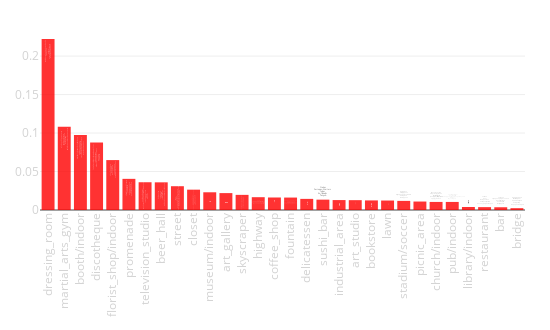

Here is the notebook cell this chart was saved with:
### Code cell
tags_rate(city_data)

### Figure 1 — Plotly figure (JSON) as saved in the notebook; plotly's stock layout.template omitted (floating-point values rounded to 4 significant figures)
{"data": [{"hoverinfo": "y+text", "marker": {"color": "red"}, "opacity": 0.8, "text": ["Территория_Фитнеса<br>Фотостудия_Wonderland<br>PT_studio<br>VoxStudios<br>Ai_Lab_Лаборатория_Стиля_От_Айзы", "Московский_Центр_Боевых_Искусств<br>Ultimate_Fitness<br>Академия_Бокса<br>Rocky_Road_GYM<br>Московский_к_рлинг_клуб", "Территория_Фитнеса<br>Экспоцентр_На_Красной_Пресне<br>Москва_Экспоцентр<br>75_павильон_ВДНХ<br>Конгресс_Парк_Radisson_Royal_Moscow", "Mulata_bar<br>Gipsypalace<br>Soloway_Караоке_Dance_club<br>Shishas_Sferum_Bar<br>The_Lumiere_Brothers_Center_for_Photography", "Чайхона_1_Профсоюзная<br>Рижский_Рынок<br>Площадь_Сити<br>Люберцы<br>Нагорная_улица", "Новоарбатский_мост<br>Лужков_мост<br>Бородинский_мост<br>Moscow_River<br>Bolshoy_Kamenny_Bridge", "Live_Stars<br>Ru_Tv<br>Вечерний_Ургант<br>Sokolniki_Exhibition_and_Convention_Centre<br>Triumph_Эвент_Холл", "Конор_Мак_Несса_Ирландский_ПАБ<br>Chesterfield_Bar<br>Mitzva_Bar<br>Альбатрос<br>Мулата_Бар", "Особняк_на_Волхонке<br>Московский_Марафон_Moscow_Marathon<br>Якиманская_Набережная<br>Арбат<br>ГУМ", "STORY_resale_store<br>Москва_Россия<br>Останкинская_Телебашня_Ostankino_TV_Tower<br>Цум_Дисконт<br>Трц_Лужайка", "Пушкинский_Музей<br>Государственный_музей_изобразительных_искусств_имени_А_С_Пушкина<br>Третьяковская_Галерея<br>ГМИИ_им_А_С_Пушкина<br>Галерея_искусств_Зураба_Церетели", "Галерея_искусства_стран_Европы_и_Америки_XIX_XX_веков<br>Галерея_братьев_Люмьер<br>Московский_Дом_Фотографии<br>МАММ_Мультимедия_Арт_Музей_Москва_<br>Третьяковская_Галерея", "Moscow_City_Towers<br>Москва_Сити<br>Evolution_Tower<br>Moscow_City_Complex<br>Смотровая_Площадка_Москва_Сити", "ТТК<br>Киевское_Шоссе<br>Новоарбатский_мост<br>Звенигородское_Шоссе<br>Щ_лковское_Шоссе", "Max_Brenner_Chocolate_Bar_Metropolis<br>Starbucks_Russia<br>Кофемания_Coffeemania_<br>WEST_4<br>Paul", "Фонтан_Дружбы_Народов<br>VDNKh_Park<br>Украинский_бульвар<br>ВВЦ_Park_live<br>Skating_Rink_In_Gorky_Park", "ZODIAC<br>Luciano<br>Пинцерия_Pinzeria_by_Bontempi<br>La_Taverna<br>Don_David_ресторан_яхт_клуб", "Стейкс<br>Ресторан_Waiters<br>Тодас_<br>Ян_Примус<br>Тануки", "Останкинская_башня<br>Москва_Сити<br>Набережная_Тараса_Шевченко<br>ММДЦ_Москва_сити<br>Башня_на_набережной_блок_С", "МАММ_Мультимедия_Арт_Музей_Москва_<br>Галерея_братьев_Люмьер<br>The_State_Tretyakov_Gallery_at_Krymsky_Val<br>Галерея_искусства_стран_Европы_и_Америки_XIX_XX_веков<br>Мультимедиа_Арт_музей_Indi_visual", "ЦДХ_на_Крымском_валу<br>Pioner_Cinema<br>Третьяковская_Метро<br>WEST_4<br>Торговый_центр_Калужский", "Долина_Реки_Сетунь<br>Парк_Радуга<br>Яблоневый_Сад_На_Кутузовском<br>Марфо_Мариинская_обитель_милосердия<br>Храм_Святой_Праведной_Блаженной_Матроны_Московской", "RZD_Arena<br>РЖД_Арена<br>Grigory_Fedotov_Stadium<br>VEB_Arena<br>ВЭБ_Арена", "Алтуфьевский_парк<br>Парк_Останкино<br>Детский_парк_Фили<br>Мемориально_Парковый_комплекс_Героев_Первой_Мировой_Войны<br>Красногорский_Парк", "Мцхета_Грузия<br>Усадьба_Кусково<br>Moscow_Metro<br>Центр_Искусств_Москва<br>Трц_Лужайка", "Chesterfield_Bar<br>Pancho_Villa<br>Дорогая_Я_Перезвоню_на_Пятницкой<br>BQ_Bar<br>Мулата_Бар", "Центральный_Дом_Литераторов<br>Экспериментаниум_музей<br>Российская_государственная_библиотека_для_молод_жи<br>Квартира_Рочдельская<br>Первый_Канал", "Luciano<br>Paul<br>Buro_Canteen<br>Ресторан_Waiters<br>Хачапури_Khachapuri", "То_Да_Се<br>Г_Видное_Ул_Ольховая<br>John_Gilroys_Pub<br>Pancho_Villa<br>Bar_BQ_Cafe", "Крымский_мост<br>Moscow_River<br>Крымский_Мост<br>Park_Kultury<br>Бородинский_мост"], "type": "bar", "uid": "03d0e4ac-4a60-11e9-ad4a-3c15c2cf2370", "x": ["dressing_room", "martial_arts_gym", "booth/indoor", "discotheque", "florist_shop/indoor", "promenade", "television_studio", "beer_hall", "street", "closet", "museum/indoor", "art_gallery", "skyscraper", "highway", "coffee_shop", "fountain", "delicatessen", "sushi_bar", "industrial_area", "art_studio", "bookstore", "lawn", "stadium/soccer", "picnic_area", "church/indoor", "pub/indoor", "library/indoor", "restaurant", "bar", "bridge"], "y": [0.2222, 0.1083, 0.09751, 0.08779, 0.06488, 0.04048, 0.03608, 0.03596, 0.03091, 0.02643, 0.02303, 0.02196, 0.01966, 0.01665, 0.01626, 0.01616, 0.01445, 0.01345, 0.01291, 0.01278, 0.01247, 0.0123, 0.01183, 0.01099, 0.01049, 0.01047, 0.003869, 0.003726, 0.003571, 0.002371]}], "layout": {"height": 330, "margin": {"b": 120, "l": 40, "r": 25, "t": 30}, "showlegend": false, "width": 550, "xaxis": {"tickangle": -90, "tickfont": {"color": "lightgrey", "size": 11.5}}, "xaxis2": {"tickangle": -90, "tickfont": {"color": "lightgrey", "size": 11.5}}, "yaxis": {"tickfont": {"color": "lightgrey", "size": 11.5}}, "yaxis2": {"tickfont": {"color": "lightgrey", "size": 11.5}}}}
